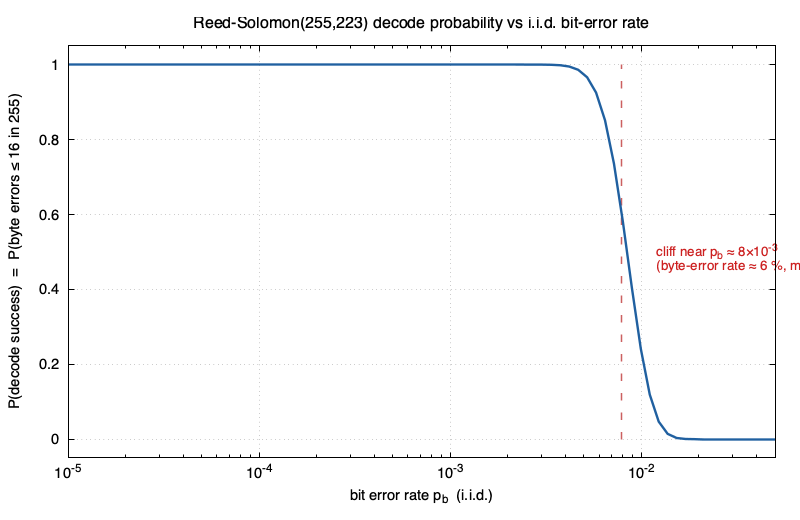

Write gnuplot code to recreate this figure.
set terminal pngcairo size 800,520 enhanced font 'Helvetica,11'
set output 'fig_rs_cliff.png'

set grid
set title "Reed-Solomon(255,223) decode probability vs i.i.d. bit-error rate" font ',12'
set xlabel "bit error rate p_b  (i.i.d.)"
set ylabel "P(decode success)  =  P(byte errors ≤ 16 in 255)"
set logscale x
set xrange [1e-5:5e-2]
set yrange [-0.05:1.05]
set ytics 0,0.2,1.0
set format x "10^{%T}"

set arrow from 7.9e-3,0 to 7.9e-3,1 nohead lc rgb '#cc6060' dt 2 lw 1.5
set label "cliff near p_b ≈ 8×10^{-3}\n(byte-error rate ≈ 6 %, matches 16/255)" \
    at 1.2e-2,0.5 left tc rgb '#cc2020' font ',10'

plot 'rs_cliff.dat' using 1:2 with lines lw 2.4 lc rgb '#2060a0' notitle
